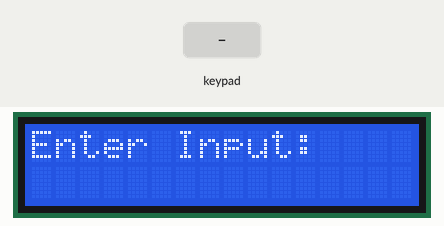
Bench run of a sketch on a simulated Arduino Uno, built with avr-gcc and run on an emulated ATmega328P. On the bench: 16×2 character LCD. The inputs (shaded band) are chosen by the test bench.

Above: at 1.2 s.
1.3 s: keypad keys 7 + 5 = pressed 0.4 s apart
At 2.1 s:
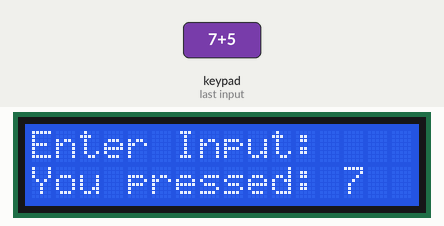
5.9 s: key '/' pressed
At 6.7 s:
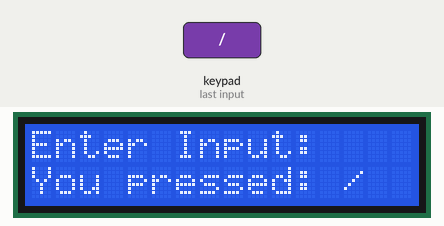
8.4 s: key 'x' pressed
At 8.9 s:
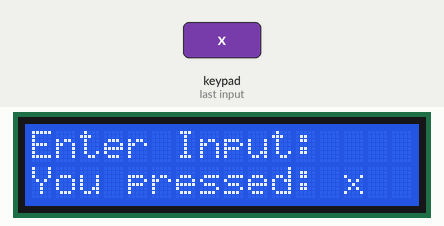
10.9 s: key 'C' pressed
At 11.7 s:
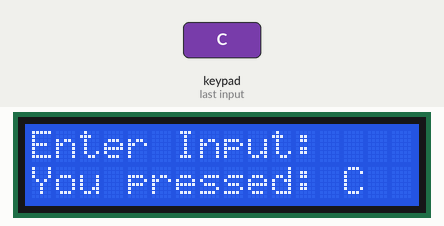
13.4 s: keypad keys 9 8 7 6 pressed 0.4 s apart
At 14.0 s:
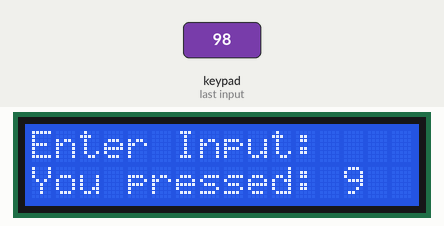
16.5 s: key '7' pressed
At 18.3 s:
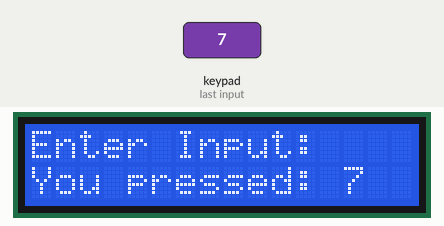
Timing chart, 0 to 19.8 s (numbered marks = the images above; inputs shaded):
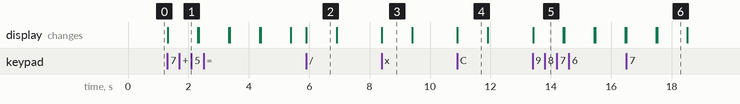

The sketch:

KeypadLCD.ino
```cpp
// (licence header left out)
// Include necessary libraries
#include <Arduino.h>
#include <Keypad.h>
#include <LiquidCrystal.h>

// Define the keypad layout
const byte ROWS = 4; // Four rows
const byte COLS = 4; // Four columns
char keys[ROWS][COLS] = {
  {'7', '8', '9', '/'},
  {'4', '5', '6', 'x'},
  {'1', '2', '3', '-'},
  {'ON/C', '0', '=', '+'}
};
byte rowPins[ROWS] = {9, 8, 7, 6}; // Connect to the row pinouts of the keypad
byte colPins[COLS] = {5, 4, 3, 2}; // Connect to the column pinouts of the keypad

// Create the Keypad and LCD objects
Keypad keypad = Keypad(makeKeymap(keys), rowPins, colPins, ROWS, COLS);
LiquidCrystal lcd(12, 11, 10, A5, A4, A3); // Connect RS, EN, D4, D5, D6, D7 of the LCD to pins 12, 11, 10, A5, A4, A3 respectively

// Setup function runs once when you press reset or power the board
void setup() {
  // Set up the LCD's number of columns and rows
  lcd.begin(16, 2);

  // Print a welcome message to the LCD
  lcd.print("Enter Input:");
}

// Loop function runs over and over again forever
void loop() {
  // Get the key pressed from the keypad
  char key = keypad.getKey();

  // If a key is pressed, display it on the LCD
  if (key) {
    lcd.setCursor(0, 1); // Set cursor to start of second row
    lcd.print("You pressed: ");
    lcd.print(key);
    delay(1000); // Wait for 1 second before clearing the display
    lcd.clear();
    lcd.print("Enter Input:");
  }
}
```

Measured:
- after the input at 1.3 s, the display: changes at once (image 1)
- after the input at 5.9 s, the display: changes at once (image 2)
- after the input at 8.4 s, the display: changes at once (image 3)
- after the input at 10.9 s, the display: changes at once (image 4)
- after the input at 13.4 s, the display: changes at once (image 5)
- after the input at 16.5 s, the display: first differs from a run without the input after 1.0 s (image 6)
- what the display in image 2 shows lasts 1.0 s, from 5.9 s to 6.9 s
